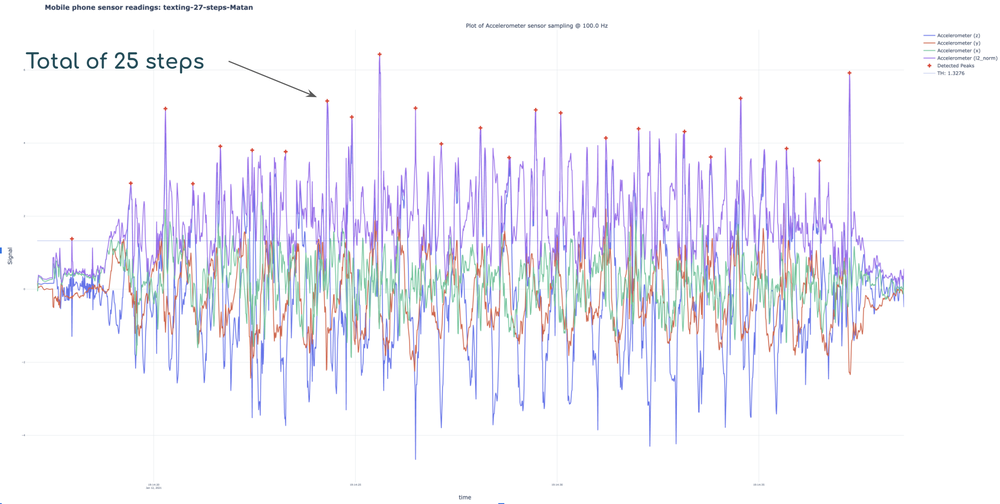
#> input picture img/steps.png, 1000 x 504 px, shrunk from 2316 x 1167 before the run
$ python -i duplicate.py   (imports and definitions only)
#> lines starting #> are read from the running program, lines starting #| are printed output that depends on the picture
import pandas as pd
import numpy as np
from scipy.signal import find_peaks, gaussian, convolve
import matplotlib.pyplot as plt

# 定义全局变量
window_size = 10
gaussian_std = 2
step_length = 0.345
distance_threshold = 50*0.5
height_threshold = 0.65

#利用每隔1s内检测到的步数来计算平均速度
# def load_data(filename):
#     data = pd.read_csv(filename)
#     data['l2_norm'] = np.sqrt(data['x']**2 + data['y']**2 + data['z']**2)
#     return data

def process_data(data, start, end):
    sub_data = data[(data['time']>= start) & (data['time'] < end)]
    if len(sub_data) == 0:
        return 0, 0, []

    window_size = 10
    gaussian_window = gaussian(window_size, std=2)  #标准差为2的高斯窗口
    gaussian_window /= np.sum(gaussian_window)  #归一化，不会改变数据的总幅度
    smoothed_data = convolve(sub_data['l2_norm'], gaussian_window, mode='same') #数据平滑

    peaks, _ = find_peaks(smoothed_data, distance=distance_threshold, height=height_threshold)

    total_steps = len(peaks)    # 总步数
    total_distance = total_steps * step_length  # 总距离
    average_velocity = total_distance / (end - start) if (end - start) > 0 else 0   # 平均速度

    peak_times = sub_data.iloc[peaks]['time'].values if len(peaks) > 0 else []   #如果检测到峰值，就返回峰值时间点
    # print(peak_times)

    return average_velocity, total_steps, peak_times

def main(data):
    print("Processing data...")
    data['l2_norm'] = np.sqrt(data['x']**2 + data['y']**2 + data['z']**2)
    total_time = data['time'].max()
    current_time = data['time'].min()
    interval = 1

    velocities = []
    times = []
    all_peak_times = []  # 初始化峰值时间列表

    while current_time <= total_time:
        end_time = current_time + interval
        velocity, steps, peak_times = process_data(data, current_time, end_time)
        velocities.append(velocity)
        # print(steps)
        times.append(current_time)
        all_peak_times.extend(peak_times)

        current_time += interval

    # 应用滑动平均来平滑速度曲线
    velocities_smoothed = pd.Series(velocities).rolling(window=3, min_periods=1, center=True).mean()
    # 计算全数据集的平滑数据
    full_smoothed_data = convolve(data['l2_norm'], gaussian(window_size, std=gaussian_std) / gaussian(window_size, std=gaussian_std).sum(), mode='same')

     # 在平滑后的数据上重新检测峰值
    peaks, _ = find_peaks(full_smoothed_data, distance=distance_threshold, height=height_threshold)
    all_peak_times = data['time'].iloc[peaks].values  # 使用全局峰值索引获取峰值时间点

    print(velocities_smoothed)


    # [38 lines of commented-out code are left out]
    total_peaks = len(peaks)
    print(f"Total number of peaks detected: {total_peaks}")

>>> import cv2
>>> picture = cv2.imread('img/steps.png', cv2.IMREAD_GRAYSCALE)
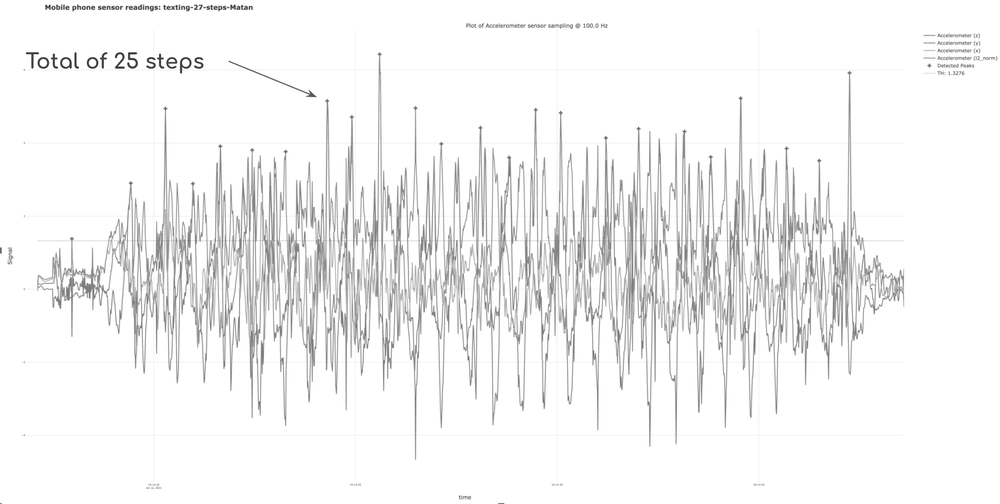
#> picture: shape (504, 1000); min 31, max 255, mean 243
#> (the run stopped early here; a loop or call above may not have finished)
